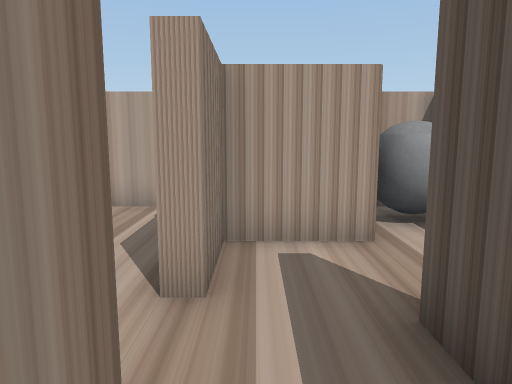
view 1 (above)

23 first-person views from a walk through a scene from a Unity 3-D project. The camera is 0.68 m above the floor, tilts 8° down and sees 70° across. The floor is counted in squares, 0.5 m on a side. Each view is taken from the middle of a square. On the plan, view 1 faces up. The plan holds only what a view shows up to about 15 squares ahead; the rest is blank.

view 2
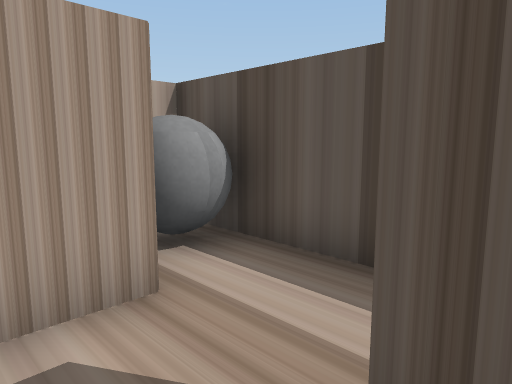

view 3
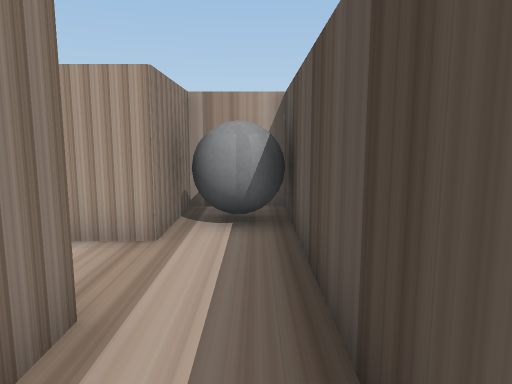

view 4
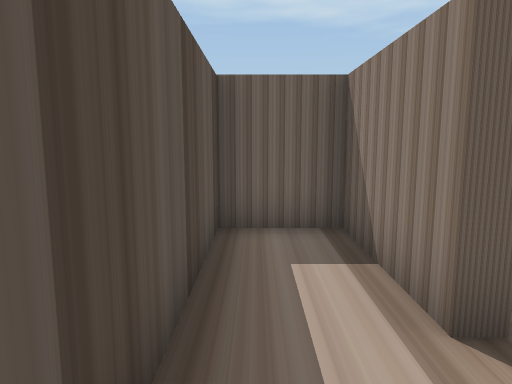

view 5
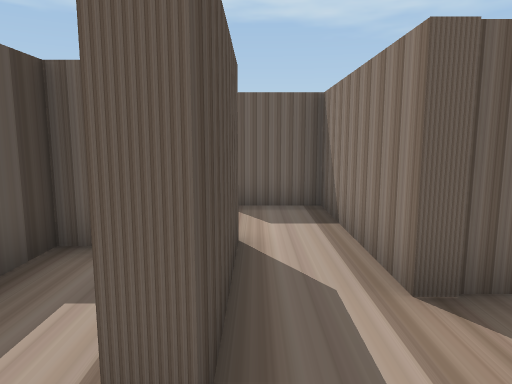

view 6
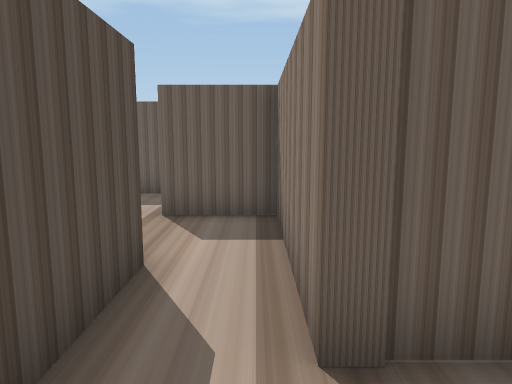

view 7
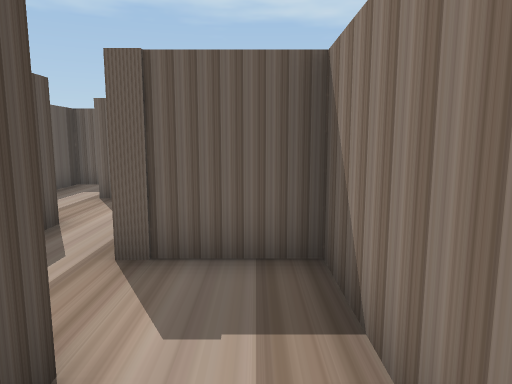

view 8
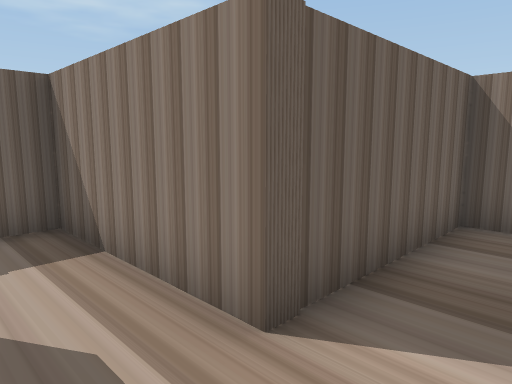

view 9
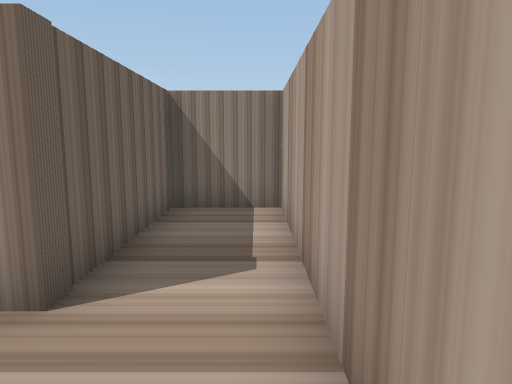

view 10
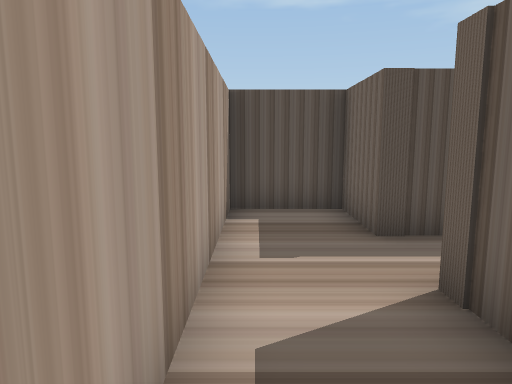

view 11
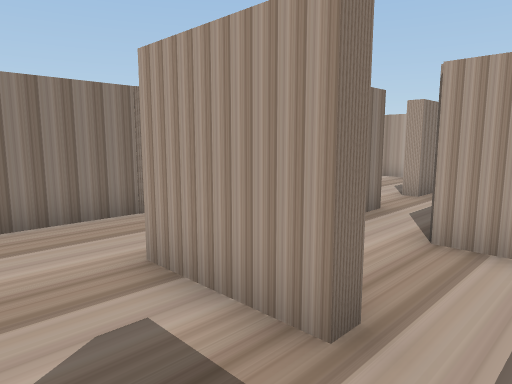

view 12
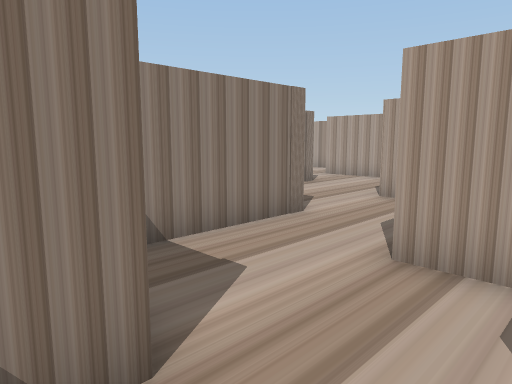

view 13
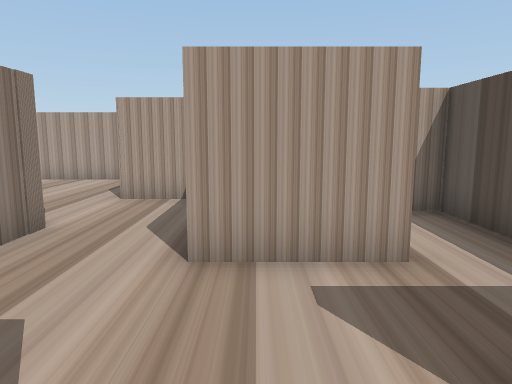

view 14
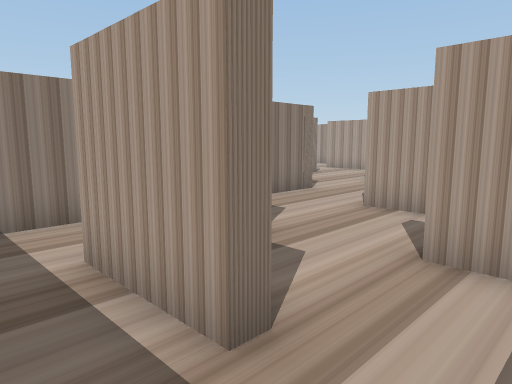

view 15
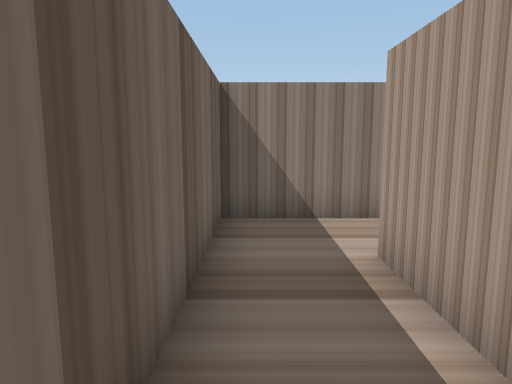

view 16
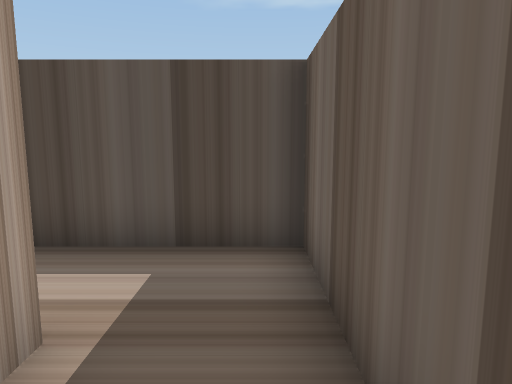

view 17
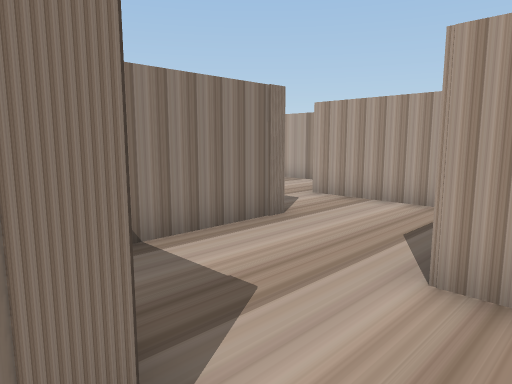

view 18
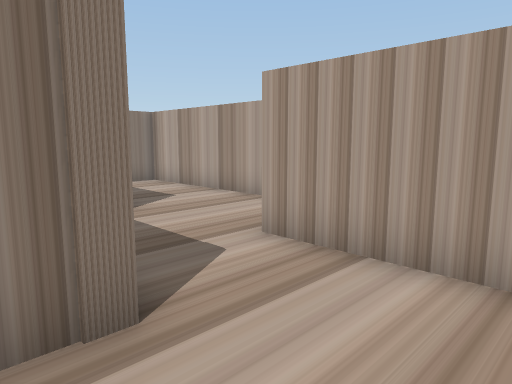

view 19
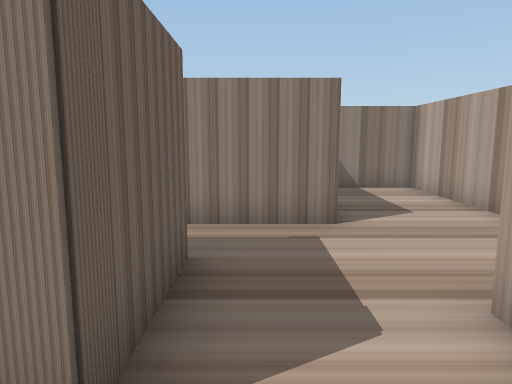

view 20
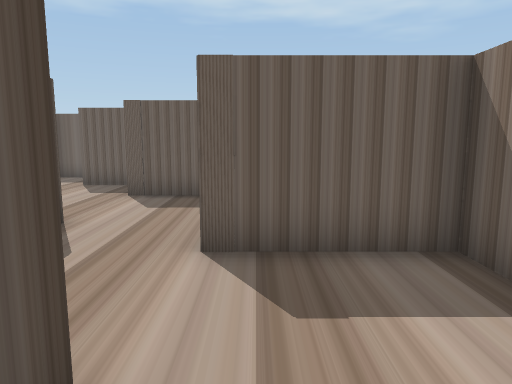

view 21
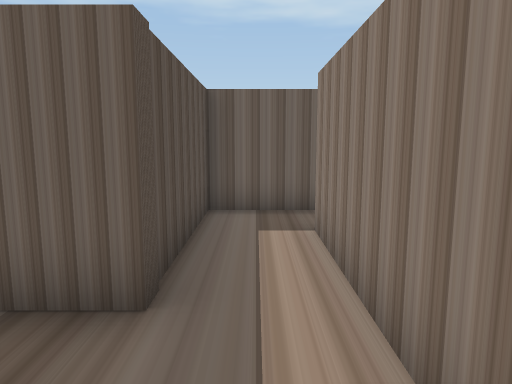

view 22
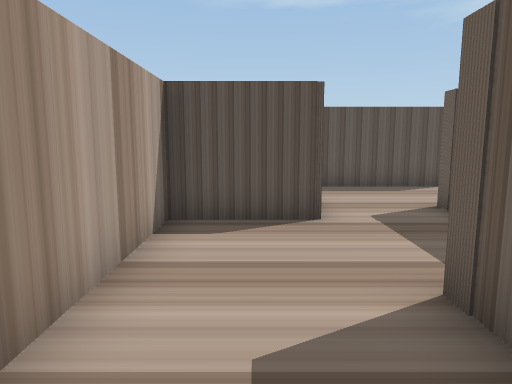

view 23
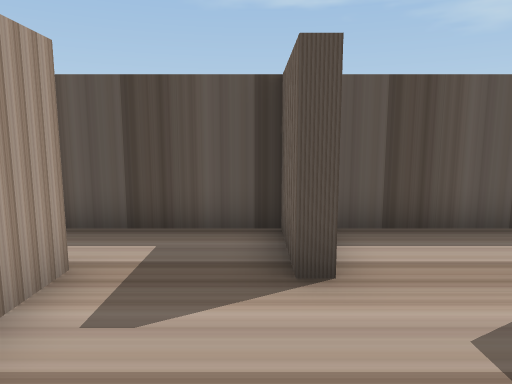

### Floor plan
Points are (right, up) in squares from view 1. A wall is a line through its corners. A room is listed if a view was taken in it or the views show most of it. See-through windows are left out.
Room 1 (views 1, 2, 6)
walls: (1.2, -1) (1.2, 2.6); (-1.6, 0.9) (-0.4, 0.9) (-0.4, -3.6) (1.6, -3.6); (0.6, 4.9) (-0.4, 4.9) (-0.4, 3) (-0.8, 3)
ways out: opening at (1.5, 3.5) to room 2; opening at (1, -2.5) to room 12; opening at (-1, 2.5) to room 13
Room 2 (views 3, 4, 5)
walls: (1.6, 5.5) (1.6, 4.9) (0.6, 4.9); (1.2, 2.6) (1.6, 2.6) (1.6, -0.6) (3.6, -0.6) (3.6, 7.5) (1.6, 7.5)
ways out: opening at (1.5, 3.5) to room 1
objects: grey ball (2, 6) to (3, 7)
Room 3 (views 7, 8, 9, 10)
walls: (-0.8, 3) (-0.8, 5.3) (1.2, 5.3) (1.2, 7.5) (-7.4, 7.5) (-7.4, 5.3) (-2.8, 5.3) (-2.8, 3.6)
ways out: opening at (-2, 4.5) to room 13
Room 4 (view 11)
walls: (1.5, -6.8) (1.5, -6.4) (3.6, -6.4) (3.6, -4.4); (1.6, -4) (-0.9, -4)
ways out: opening at (0.5, -7) to room 5; opening at (-1, -5.5) to room 10; opening at (2.5, -4) to room 12
Room 5 (views 12, 13)
walls: (2.4, -6.8) (1.5, -6.8); (3.6, -9.4) (3.6, -7.2); (-0.1, -9.2) (1.3, -9.2); (-0.8, -7.1) (-0.8, -7.9)
ways out: opening at (0.5, -7) to room 4; opening at (2.5, -9) to room 6
Room 6 (views 14, 15, 16)
walls: (1.3, -9.2) (1.3, -9.6) (-1.2, -9.6); (-3.3, -8.8) (-3.3, -11.6) (3.6, -11.6) (3.6, -9.4)
ways out: opening at (2.5, -9) to room 5
Room 7 (view 17)
walls: (-3.3, -2.4) (-3.3, -4.6); (-1.6, 0.5) (-3.2, 0.5)
ways out: opening at (-2, -3.5) to room 10; opening at (-3, -1) to room 11
Room 8 (views 18, 19, 20)
walls: (-6.5, 2.2) (-6.5, 0.5); (-4.5, 4.9) (-6.4, 4.9); (-3.2, 0.5) (-3.2, 4.1)
ways out: opening at (-7.5, 3.5) to room 9; opening at (-5, 1.5) to room 11
Room 9 (views 21, 22)
walls: (-11.8, 4.3) (-10.9, 4.3) (-10.9, -0.5); (-6.4, 4.9) (-7.8, 4.9) (-7.8, 7.5) (-15.6, 7.5) (-15.6, 5.4); (-11.2, -2.1) (-9.1, -2.1) (-9.1, 2.2) (-6.5, 2.2)
ways out: opening at (-7.5, 3.5) to room 8; opening at (-11, -1)
Room 10 (view 23)
walls: (-3.3, -4.6) (-3.3, -5.8); (-2.6, -7.1) (-0.8, -7.1)
ways out: opening at (-1, -5.5) to room 4; opening at (-2, -3.5) to room 7
Room 11 (no view inside)
walls: (-6.5, 0.5) (-6.5, -2.4) (-3.3, -2.4)
ways out: opening at (-3, -1) to room 7; opening at (-5, 1.5) to room 8
Room 12 (no view inside)
walls: (1.6, -3.6) (1.6, -4); (3.6, -4.4) (3.6, -1) (1.2, -1)
ways out: opening at (1, -2.5) to room 1; opening at (2.5, -4) to room 4
Room 13 (no view inside)
walls: (-2.8, 3.6) (-2.8, 0.9) (-1.6, 0.9)
ways out: opening at (-1, 2.5) to room 1; opening at (-2, 4.5) to room 3

Where each view was taken, in squares from view 1:
view 1: 0 up, 0 right, facing up
view 2: 2 up, 0 right, facing up-right
view 3: 0 up, 3 right, facing up
view 4: 5 up, 3 right, facing down
view 5: 4 up, 1 right, facing down
view 6: 3 up, 0 right, facing down
view 7: 5 up, 2 left, facing down
view 8: 7 up, 1 left, facing down-left
view 9: 7 up, 0 right, facing left
view 10: 7 up, 6 left, facing right
view 11: 6 down, 3 right, facing up-left
view 12: 8 down, 1 right, facing up-left
view 13: 8 down, 0 right, facing up
view 14: 11 down, 3 right, facing up-left
view 15: 11 down, 3 right, facing left
view 16: 11 down, 1 left, facing right
view 17: 3 down, 2 left, facing up-left
view 18: 1 up, 4 left, facing up-left
view 19: 3 up, 5 left, facing left
view 20: 2 up, 4 left, facing down
view 21: 5 up, 10 left, facing down
view 22: 6 up, 14 left, facing right
view 23: 6 down, 2 left, facing right
